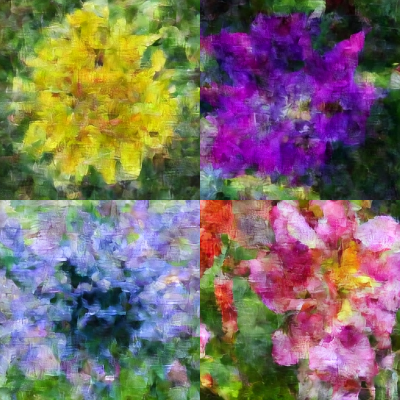
#> input picture website_media/collage_img.png, 400 x 400 px; its folder holds only this picture in this run
$ python -i pencil_sketch_batching.py   (imports and definitions only)
#> lines starting #> are read from the running program, lines starting #| are printed output that depends on the picture
#> further down, picture is the input picture: shape (400, 400, 3); mean B, G, R 103.4, 109.5, 123.5
import os
import glob
import cv2
import numpy as np

SRC_DIR = "data/flowers-102/jpg"
DST_DIR = "data/flowers-102/jpg_pencil"

# [1 line not run here, left out]

# Grab all jpg/JPG/jpeg/JPEG files in the source folder
img_paths = []
# [6 lines not run here, left out]

#PENCIL SKETCH EFFECT
def dodgeV2(image,mask):
    return cv2.divide(image,255-mask,scale=256)

def sketch_process(image: np.ndarray) -> np.ndarray:
    #reading imagae from file
    img = image
    kernel_sharpening = np.array([[-1,-1,-1],
                                [-1, 9,-1],
                                [-1,-1,-1]])
    sharpened = cv2.filter2D(img,-1,kernel_sharpening)
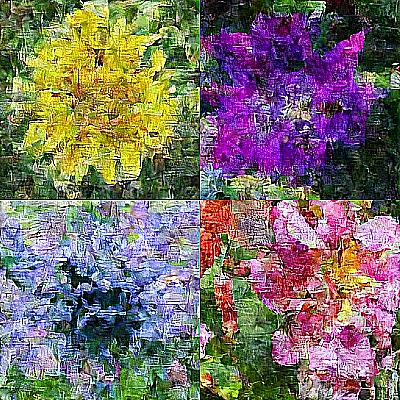
#> sharpened: shape (400, 400, 3); mean B, G, R 104.7, 110.5, 121.9
    gray = cv2.cvtColor(sharpened , cv2.COLOR_BGR2GRAY)
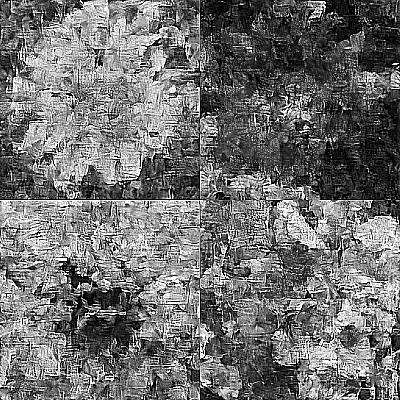
#> gray: shape (400, 400); min 0, max 255, mean 113.2
    inv = 255-gray
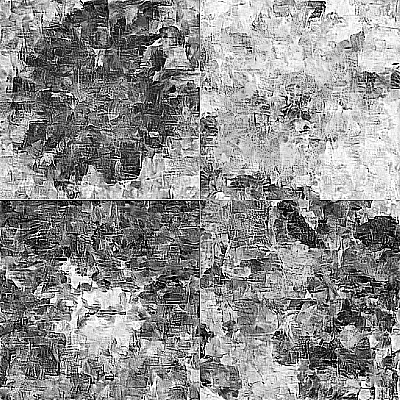
#> inv: shape (400, 400); min 0, max 255, mean 141.8
    gaussgray = cv2.GaussianBlur(inv,ksize=(15,15),sigmaX=0,sigmaY=0)
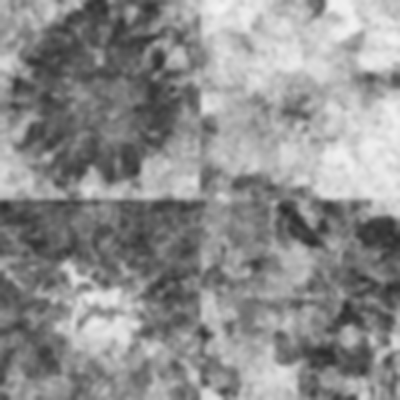
#> gaussgray: shape (400, 400); min 43, max 244, mean 141.7

    pencil_img = dodgeV2(gray,gaussgray)
#> in dodgeV2, `return cv2.divide(image,255-mask,scale=256)`:
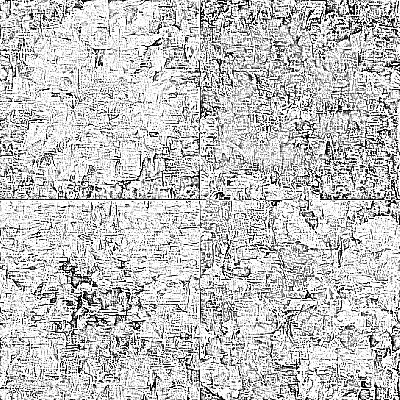
#> returned value: shape (400, 400); min 0, max 255, mean 194.7

    # darken / thicken lines by applying a binary threshold
    inv_pencil = 255 - pencil_img
    kernel = np.ones((2, 2), np.uint8)
    inv_pencil = cv2.dilate(inv_pencil, kernel, iterations=1)
    inv_pencil = cv2.convertScaleAbs(inv_pencil, alpha=1.4, beta=0)
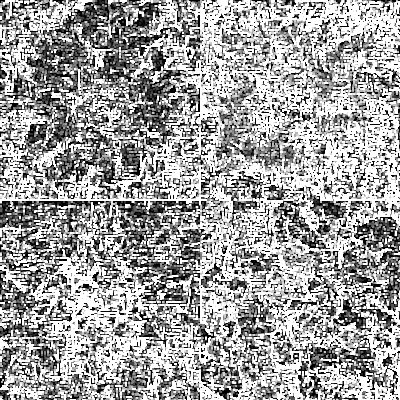
#> inv_pencil: shape (400, 400); min 0, max 255, mean 160.5
    pencil_img = 255 - inv_pencil
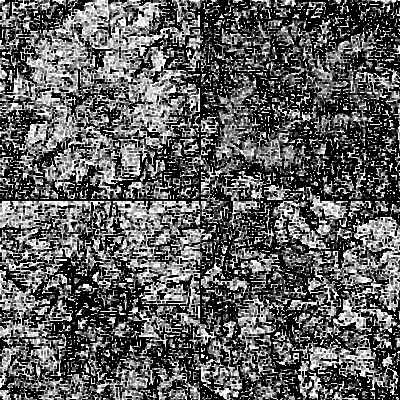
#> pencil_img: shape (400, 400); min 0, max 255, mean 94.5

    return pencil_img


saved = 0
failed = 0

# [25 lines not run here, left out]

>>> import cv2
>>> picture = cv2.imread('../website_media/collage_img.png')
>>> result = sketch_process(picture)

$ run again, on website_media/blanket-flower.png
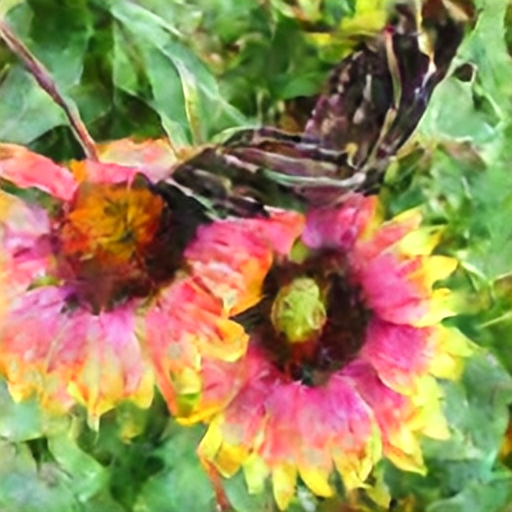
#> input picture website_media/blanket-flower.png, 512 x 512 px
#> picture is the input picture: shape (512, 512, 3); mean B, G, R 88.2, 136.2, 152.7
#> in sketch_process, `inv_pencil = cv2.convertScaleAbs(inv_pencil, alpha=1.4, beta=0)`:
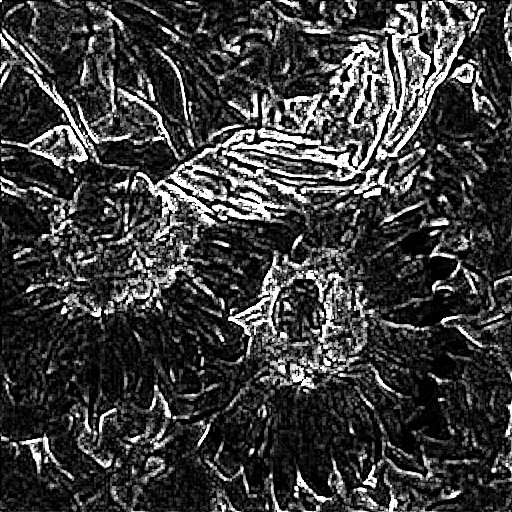
#> inv_pencil: shape (512, 512); min 0, max 255, mean 59.3
#> in sketch_process, `pencil_img = 255 - inv_pencil`:
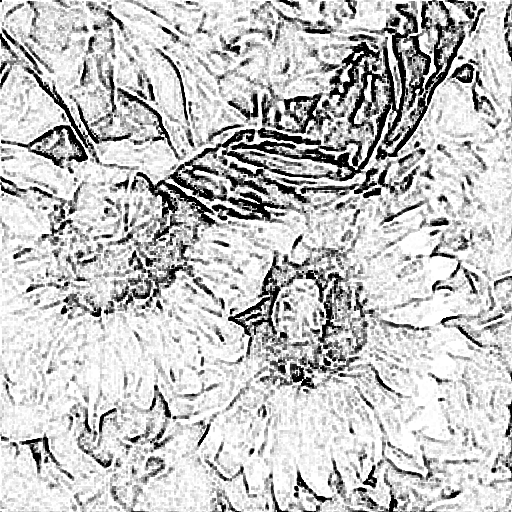
#> pencil_img: shape (512, 512); min 0, max 255, mean 195.7

$ run again, on website_media/samples_ori_data.png
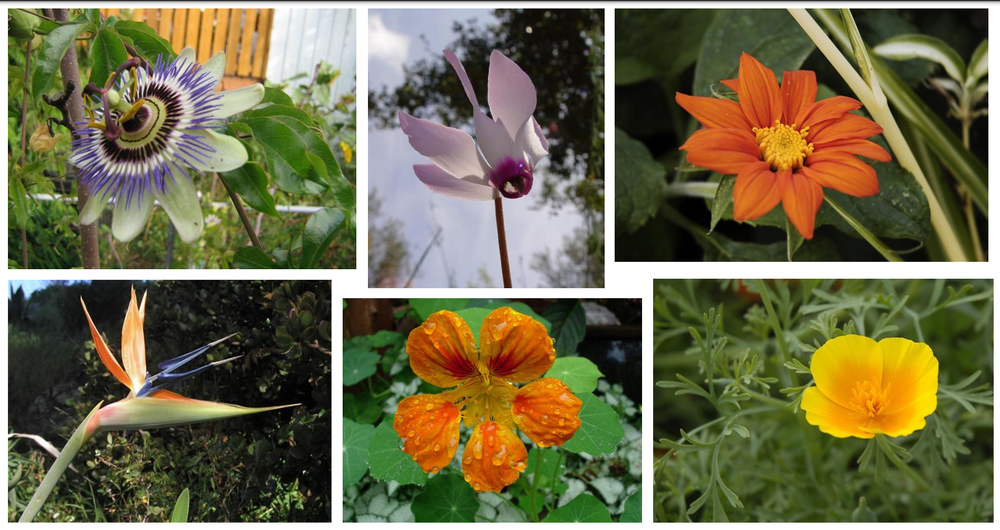
#> input picture website_media/samples_ori_data.png, 1000 x 530 px, shrunk from 1897 x 1006 before the run
#> picture is the input picture: shape (530, 1000, 3); mean B, G, R 75.8, 108.2, 112.1
#> in sketch_process, `inv_pencil = cv2.convertScaleAbs(inv_pencil, alpha=1.4, beta=0)`:
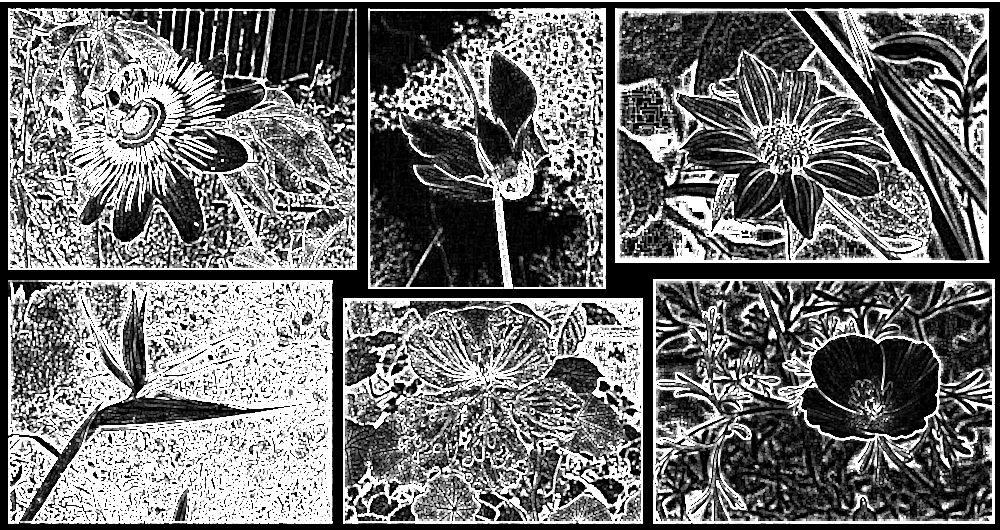
#> inv_pencil: shape (530, 1000); min 0, max 255, mean 113.3
#> in sketch_process, `pencil_img = 255 - inv_pencil`:
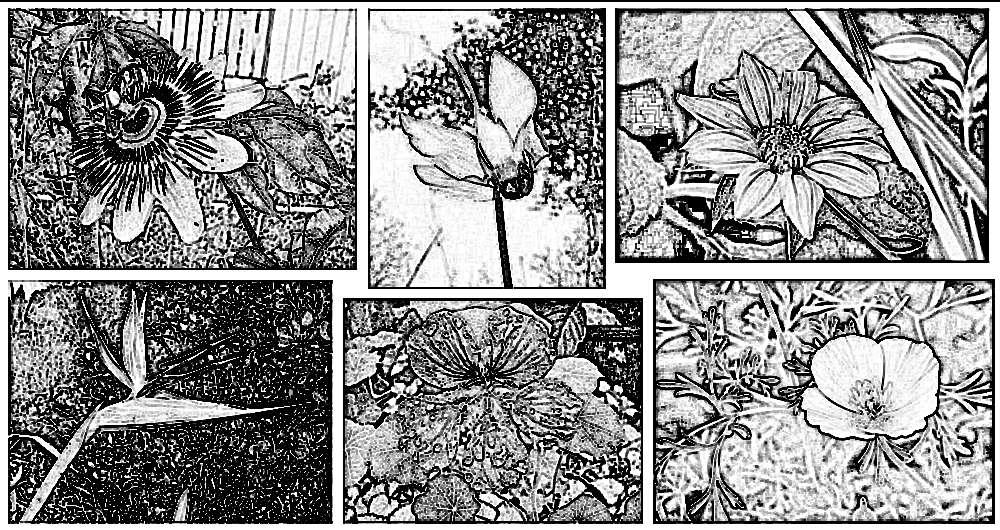
#> pencil_img: shape (530, 1000); min 0, max 255, mean 141.7
